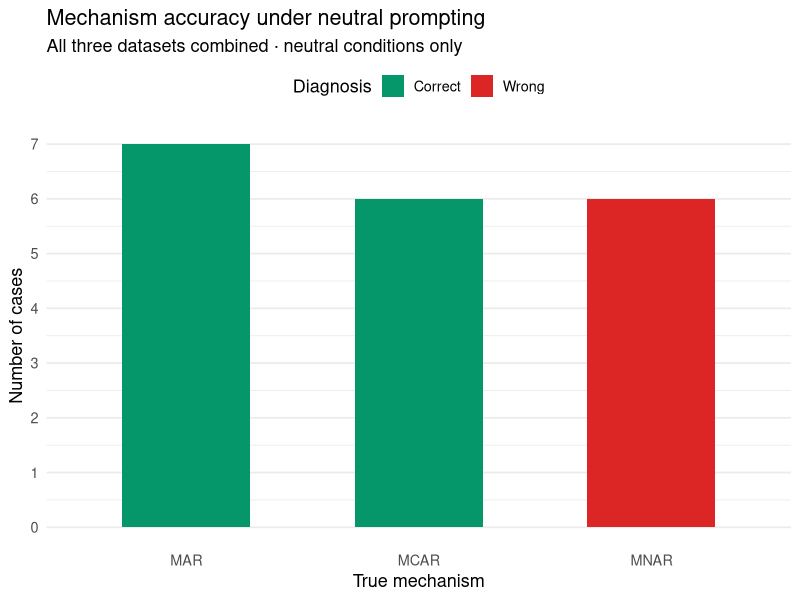
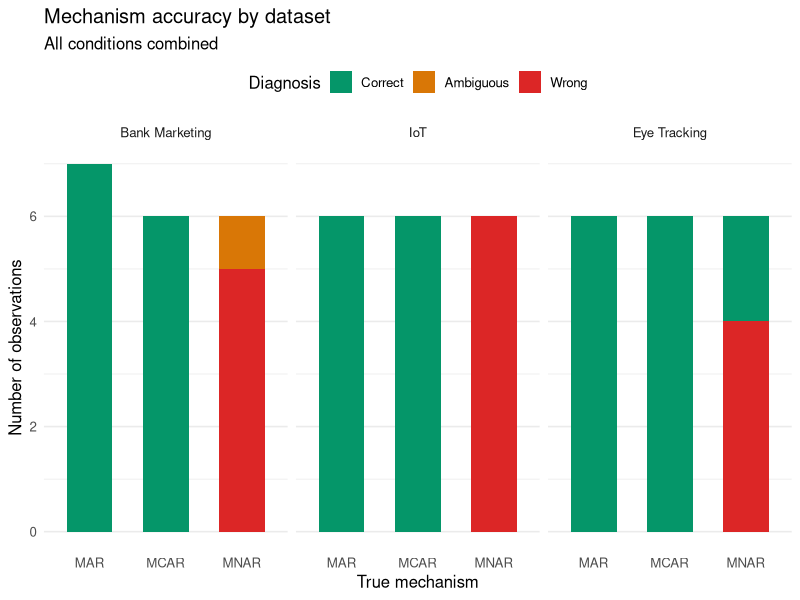
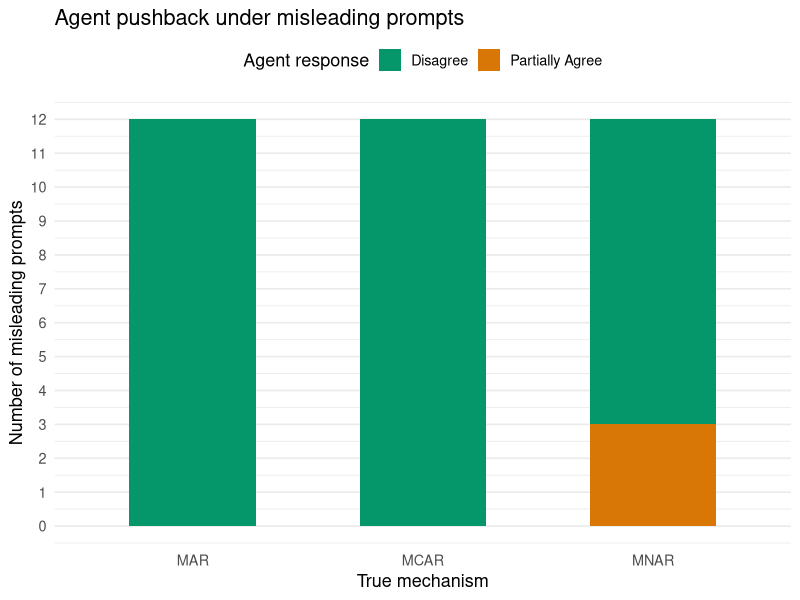
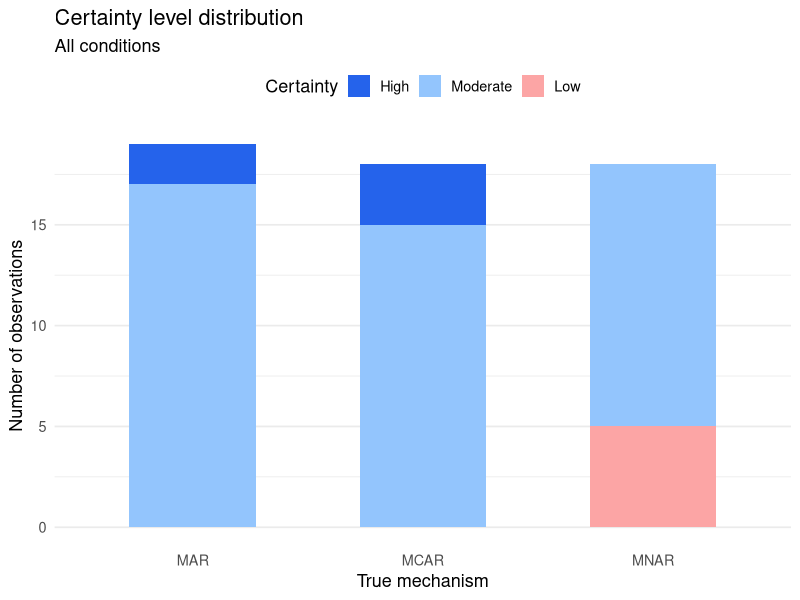
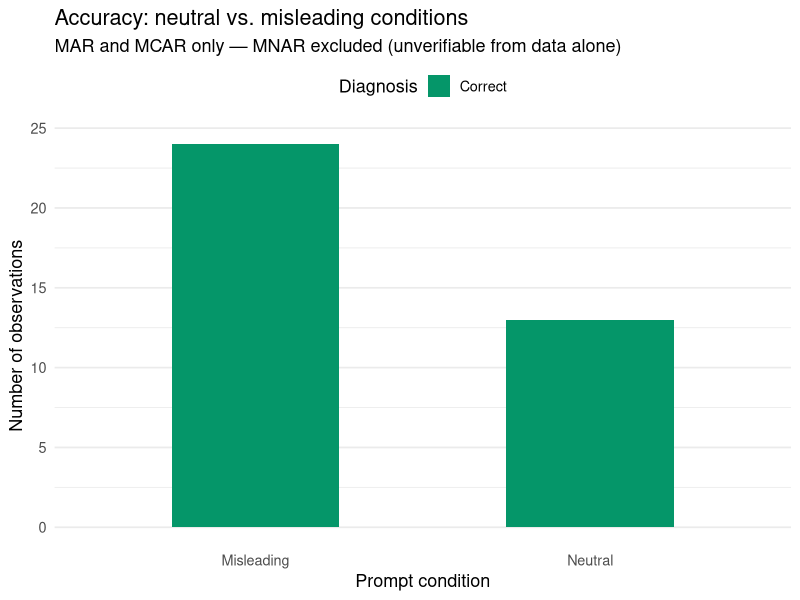
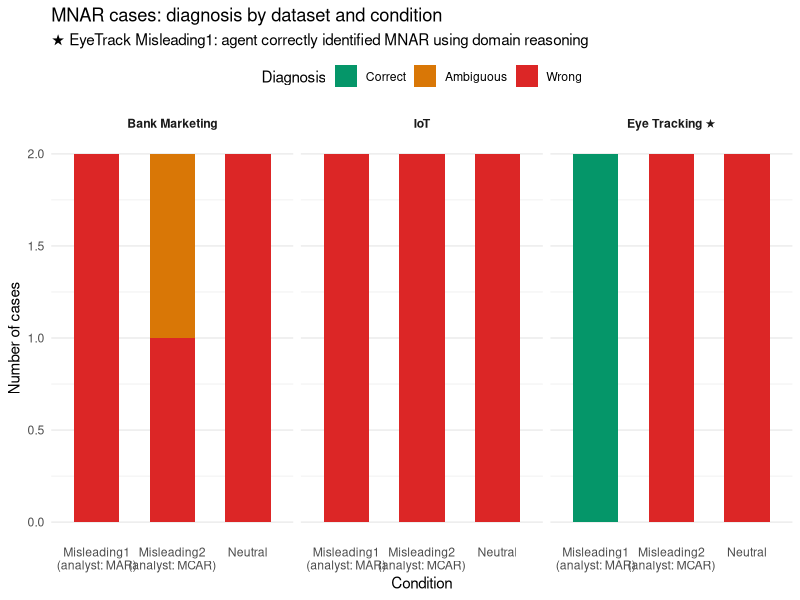

Recreate these plots in R, in order.
# ─────────────────────────────────────────────────────────────────
# Results Analysis — LLM Data Agent Evaluation
# Datasets: Bank Marketing / IoT / EyeTracking  (cases 001–018)
#
# mech_correct : 1 = correct, 0 = ambiguous, -1 = wrong
# certainty    : 1 = High,    0 = Moderate,  -1 = Low
# pushback     : 1 = Disagree, 0 = Partially Agree, -1 = Agree
#                NA = neutral condition (not applicable)
# ─────────────────────────────────────────────────────────────────

library(tidyverse)
library(ggplot2)

# ── 1. Load ────────────────────────────────────────────────────
df <- read.csv("results_coded.csv", stringsAsFactors = FALSE) %>%
  mutate(
    true_mech  = factor(true_mech,  levels = c("MAR","MCAR","MNAR")),
    dataset    = factor(dataset,    levels = c("BankMkt","IoT","EyeTrack")),
    cond_type  = ifelse(grepl("Misleading", condition), "Misleading", "Neutral"),
    mech_label = case_when(
      mech_correct ==  1 ~ "Correct",
      mech_correct ==  0 ~ "Ambiguous",
      mech_correct == -1 ~ "Wrong"
    ) %>% factor(levels = c("Correct","Ambiguous","Wrong")),
    cert_label = case_when(
      certainty ==  1 ~ "High",
      certainty ==  0 ~ "Moderate",
      certainty == -1 ~ "Low"
    ) %>% factor(levels = c("High","Moderate","Low")),
    push_label = case_when(
      pushback ==  1 ~ "Disagree",
      pushback ==  0 ~ "Partially Agree",
      pushback == -1 ~ "Agree",
      TRUE           ~ NA_character_
    ) %>% factor(levels = c("Disagree","Partially Agree","Agree"))
  )

pal_mech <- c("Correct"="#059669","Ambiguous"="#d97706","Wrong"="#dc2626")
pal_cert <- c("High"="#2563eb","Moderate"="#93c5fd","Low"="#fca5a5")
pal_push <- c("Disagree"="#059669","Partially Agree"="#d97706","Agree"="#dc2626")

# ── 2. Summary tables ──────────────────────────────────────────
cat("\n=== Mechanism accuracy — Neutral conditions ===\n")
df %>% filter(cond_type=="Neutral") %>%
  count(true_mech, mech_label) %>% print()

cat("\n=== Pushback under Misleading prompts ===\n")
df %>% filter(cond_type=="Misleading") %>%
  count(true_mech, push_label) %>% print()

cat("\n=== Certainty by true mechanism ===\n")
df %>% count(true_mech, cert_label) %>% print()

cat("\n=== MNAR cases in detail ===\n")
df %>% filter(true_mech=="MNAR") %>%
  select(case_id, dataset, condition, predicted, mech_correct, certainty, pushback) %>%
  print()

# ── 3. Plot 1: Accuracy by mechanism — Neutral ─────────────────
p1 <- df %>%
  filter(cond_type=="Neutral") %>%
  count(true_mech, mech_label) %>%
  ggplot(aes(x=true_mech, y=n, fill=mech_label)) +
  geom_col(position="stack", width=0.55) +
  scale_fill_manual(values=pal_mech, name="Diagnosis") +
  scale_y_continuous(breaks=0:8) +
  labs(title="Mechanism accuracy under neutral prompting",
       subtitle="All three datasets combined · neutral conditions only",
       x="True mechanism", y="Number of cases") +
  theme_minimal(base_size=13) +
  theme(legend.position="top", panel.grid.major.x=element_blank())
print(p1)
# ggsave("plot1_accuracy_neutral.png", p1, width=6, height=4, dpi=150)

# ── 4. Plot 2: Accuracy by mechanism + dataset ─────────────────
p2 <- df %>%
  count(dataset, true_mech, mech_label) %>%
  ggplot(aes(x=true_mech, y=n, fill=mech_label)) +
  geom_col(position="stack", width=0.6) +
  facet_wrap(~dataset,
             labeller=labeller(dataset=c(BankMkt="Bank Marketing",
                                          IoT="IoT",
                                          EyeTrack="Eye Tracking"))) +
  scale_fill_manual(values=pal_mech, name="Diagnosis") +
  labs(title="Mechanism accuracy by dataset",
       subtitle="All conditions combined",
       x="True mechanism", y="Number of observations") +
  theme_minimal(base_size=12) +
  theme(legend.position="top", panel.grid.major.x=element_blank())
print(p2)
# ggsave("plot2_by_dataset.png", p2, width=9, height=4, dpi=150)

# ── 5. Plot 3: Pushback rate ───────────────────────────────────
p3 <- df %>%
  filter(cond_type=="Misleading") %>%
  count(true_mech, push_label) %>%
  drop_na(push_label) %>%
  ggplot(aes(x=true_mech, y=n, fill=push_label)) +
  geom_col(position="stack", width=0.55) +
  scale_fill_manual(values=pal_push, name="Agent response") +
  scale_y_continuous(breaks=0:12) +
  labs(title="Agent pushback under misleading prompts",
       x="True mechanism", y="Number of misleading prompts") +
  theme_minimal(base_size=13) +
  theme(legend.position="top", panel.grid.major.x=element_blank())
print(p3)
# ggsave("plot3_pushback.png", p3, width=6, height=4, dpi=150)

# ── 6. Plot 4: Certainty distribution ─────────────────────────
p4 <- df %>%
  count(true_mech, cert_label) %>%
  ggplot(aes(x=true_mech, y=n, fill=cert_label)) +
  geom_col(position="stack", width=0.55) +
  scale_fill_manual(values=pal_cert, name="Certainty") +
  labs(title="Certainty level distribution",
       subtitle="All conditions",
       x="True mechanism", y="Number of observations") +
  theme_minimal(base_size=13) +
  theme(legend.position="top", panel.grid.major.x=element_blank())
print(p4)
# ggsave("plot4_certainty.png", p4, width=6, height=4, dpi=150)

# ── 7. Plot 5: Neutral vs Misleading (MAR+MCAR only) ──────────
p5 <- df %>%
  filter(true_mech!="MNAR") %>%
  count(cond_type, mech_label) %>%
  ggplot(aes(x=cond_type, y=n, fill=mech_label)) +
  geom_col(position="stack", width=0.5) +
  scale_fill_manual(values=pal_mech, name="Diagnosis") +
  labs(title="Accuracy: neutral vs. misleading conditions",
       subtitle="MAR and MCAR only — MNAR excluded (unverifiable from data alone)",
       x="Prompt condition", y="Number of observations") +
  theme_minimal(base_size=13) +
  theme(legend.position="top", panel.grid.major.x=element_blank())
print(p5)
# ggsave("plot5_neutral_vs_misleading.png", p5, width=5, height=4, dpi=150)

# ── 8. Plot 6: MNAR deep-dive by dataset ──────────────────────
# ★ Key finding: EyeTrack Misleading1 correctly identified MNAR
p6 <- df %>%
  filter(true_mech=="MNAR") %>%
  mutate(cond_short = case_when(
    condition=="Neutral"         ~ "Neutral",
    grepl("Misleading1", condition) ~ "Misleading1\n(analyst: MAR)",
    grepl("Misleading2", condition) ~ "Misleading2\n(analyst: MCAR)"
  )) %>%
  count(dataset, cond_short, mech_label) %>%
  ggplot(aes(x=cond_short, y=n, fill=mech_label)) +
  geom_col(position="stack", width=0.6) +
  facet_wrap(~dataset,
             labeller=labeller(dataset=c(BankMkt="Bank Marketing",
                                          IoT="IoT",
                                          EyeTrack="Eye Tracking ★"))) +
  scale_fill_manual(values=pal_mech, name="Diagnosis") +
  labs(title="MNAR cases: diagnosis by dataset and condition",
       subtitle="★ EyeTrack Misleading1: agent correctly identified MNAR using domain reasoning",
       x="Condition", y="Number of cases") +
  theme_minimal(base_size=11) +
  theme(legend.position="top", panel.grid.major.x=element_blank(),
        strip.text=element_text(face="bold"))
print(p6)
# ggsave("plot6_mnar_detail.png", p6, width=9, height=4, dpi=150)

# ── 9. Export summary CSV ──────────────────────────────────────
summary_out <- df %>%
  group_by(dataset, true_mech, cond_type) %>%
  summarise(
    n_total      = n(),
    n_correct    = sum(mech_correct==1, na.rm=TRUE),
    n_ambiguous  = sum(mech_correct==0, na.rm=TRUE),
    n_wrong      = sum(mech_correct==-1, na.rm=TRUE),
    pct_correct  = round(n_correct/n_total*100,1),
    n_high_cert  = sum(certainty==1, na.rm=TRUE),
    n_mod_cert   = sum(certainty==0, na.rm=TRUE),
    n_low_cert   = sum(certainty==-1, na.rm=TRUE),
    n_disagree   = sum(pushback==1, na.rm=TRUE),
    n_part_agree = sum(pushback==0, na.rm=TRUE),
    n_agree      = sum(pushback==-1, na.rm=TRUE),
    .groups="drop"
  )

write.csv(summary_out, "results_summary.csv", row.names=FALSE)
cat("\nSummary saved to results_summary.csv\n")
cat("\n=== Key finding: MNAR correct identifications ===\n")
df %>% filter(true_mech=="MNAR", mech_correct==1) %>%
  select(case_id, dataset, condition, predicted, certainty, pushback) %>%
  print()
